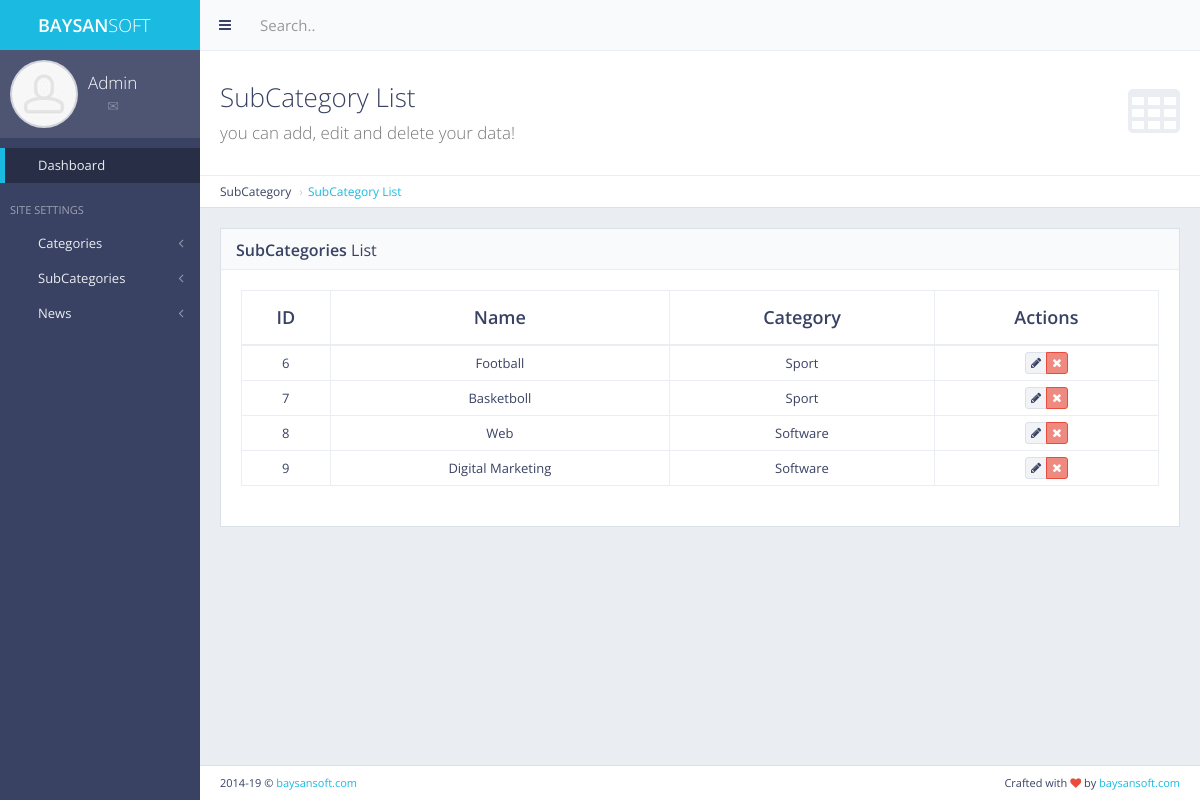
/panel/subcategory/list/, run on the app's committed database.
### subcategory/models.py (models this page shows, shortened)
class SubCategory(models.Model):
    name = models.CharField(max_length=255)
    category_name = models.CharField(max_length=255)
    category_id = models.IntegerField()
    class Meta:
        verbose_name = "SubCategory"
        verbose_name_plural = "SubCategories"

### panel/views.py (the view)
# urls.py: path('subcategory/list/', views.subcategory_list, name='subcategory_list'),
def subcategory_list(request):
    subcategories = SubCategory.objects.all()
    context = {
        'subcategories': subcategories
    }
    return render(request, 'back/subcategory_list.html', context=context)

### category/context_processor.py (called while the page is built)
def footer_categories(request):  # template'a direkt veri yolluyor
    footer_categories = Category.objects.all()
    return dict(
        footer_categories=footer_categories)  # footer_categories diyerek direkt template'den çağırabiliriz. Sözlük olarak döndürür.

### main/templates/back/subcategory_list.html (shortened to what this page needs)
{% extends 'back/layout.html' %}
{% load static %}
{% block body %}
    <div class="content-header">
        <div class="header-section">
            <h1>
                <i class="fa fa-table"></i>SubCategory List<br><small>you can add, edit and delete your data!</small>
            </h1>
        </div>
    </div>
    <ul class="breadcrumb breadcrumb-top">
        <li>SubCategory</li>
        <li><a href="{% url 'panel:subcategory_list' %}">SubCategory List</a></li>
    </ul>
    <div class="block full">
        <div class="block-title">
            <h2><strong>SubCategories</strong> List</h2>
        </div>
        <div class="table-responsive">
            <table id="example-datatable" class="table table-vcenter table-condensed table-bordered">
                <thead>
                <tr>
                    <th class="text-center">ID</th>
                    <th class="text-center">Name</th>
                    <th class="text-center">Category</th>
                    <th class="text-center">Actions</th>
                </tr>
                </thead>
                <tbody>
                {% for cat in subcategories %}
                    <tr>
                        <td class="text-center">{{ cat.pk }}</td>
                        <td class="text-center">{{ cat.name }}</td>
                        <td class="text-center">{{ cat.category_name }}</td>
                        <td class="text-center">
                            <div class="btn-group">
                                <a href="" data-toggle="tooltip" title="Edit"
                                   class="btn btn-xs btn-default"><i class="fa fa-pencil"></i></a>
                                <a href="{% url 'panel:subcategory_delete' pk=cat.pk %}" data-toggle="tooltip"
                                   title="Delete"
                                   class="btn btn-xs btn-danger"><i class="fa fa-times"></i></a>
                            </div>
                        </td>
                    </tr>
                {% endfor %}
                </tbody>
            </table>
        </div>
    </div>
{% endblock body %}

### main/static/back/css/main.css (style rules this page uses)
body { font-family: "Open Sans", "Helvetica Neue", Helvetica, Arial, sans-serif; color: #394263; font-size: 13px; background-color: #222222; }
.content-header { background-color: #ffffff; border-top: 1px solid #eaedf1; border-bottom: 1px solid #dbe1e8; }
.content-header h1, .content-header h2 { margin: 0; font-size: 26px; line-height: 32px; }
.header-section h1 i { font-size: 56px; float: right; margin: 2px 0 0 10px; color: #eaedf1; margin: 0 0 0 10px; line-height: 64px; }
.header-section { padding: 30px 10px; }
.content-header, .content-top { margin: -10px -5px 10px; }
.block { margin: 0 0 10px; padding: 20px 15px 1px; background-color: #ffffff; border: 1px solid #dbe1e8; }
.block.full { padding: 20px 15px; }
.block-title { margin: -20px -15px 20px; background-color: #f9fafc; border-bottom: 1px solid #eaedf1; }
.block-title h1, .block-title h2, .block-title h3, .block-title h4, .block-title h5, .block-title h6 { display: inline-block; font-size: 16px; line-height: 1.4; margin: 0; padding: 10px 16px 7px; font-weight: normal; }
.block-title h1, .block-title h2, .block-title h3 { padding-left: 15px; padding-right: 15px; }
h1, h2, h3, h4, h5, h6, .h1, .h2, .h3, .h4, .h5, .h6 { font-family: "Open Sans", "Helvetica Neue", Helvetica, Arial, sans-serif; font-weight: 300; }
h1 small, h2 small, h3 small, h4 small, h5 small, h6 small, .h1 small, .h2 small, .h3 small, .h4 small, .h5 small, .h6 small, h1 .small, h2 .small, h3 .small, h4 .small, h5 .small, h6 .small, .h1 .small, .h2 .small, .h3 .small, .h4 .small, .h5 .small, .h6 .small { font-weight: 300; color: #777777; }
h1, h2, h3 { margin-bottom: 15px; }
.text-primary, .text-primary:hover, a, a:hover, a:focus, a.text-primary, a.text-primary:hover, a.text-primary:focus { color: #1bbae1; }
b, strong { font-weight: 600; }
ul, ol { padding-left: 30px; }
.table.table-vcenter th, .table.table-vcenter td { vertical-align: middle; }
.table thead > tr > th { font-size: 18px; font-weight: 600; }
.table thead > tr > th, .table thead > tr > td, .table tfoot > tr > th, .table tfoot > tr > td { padding-top: 14px; padding-bottom: 14px; }
.table thead > tr > th, .table tbody > tr > th, .table tfoot > tr > th, .table thead > tr > td, .table tbody > tr > td, .table tfoot > tr > td, .table tbody + tbody, .table-bordered, .table-bordered > thead > tr > th, .table-bordered > tbody > tr > th, .table-bordered > tfoot > tr > th, .table-bordered > thead > tr > td, .table-bordered > tbody > tr > td, .table-bordered > tfoot > tr > td { border-color: #eaedf1; }
.breadcrumb { background-color: #ffffff; }
.breadcrumb-top { margin: -10px -5px 10px; padding: 7px 10px; border-top: 1px solid #eaedf1; border-bottom: 1px solid #dbe1e8; font-size: 12px; }
.content-header + .breadcrumb-top, .breadcrumb-top + .content-header { margin-top: -11px; }
.breadcrumb > li + li:before { content: "\203a"; }
.btn { margin: 1px 0; background-color: #ffffff; }
.btn-default { background-color: #f1f3f6; border-color: #dbe1e8; color: #394263; }
.btn-danger { background-color: #ef8a80; border-color: #e74c3c; color: #ffffff; }
p, .table, .alert, .carousel { margin-bottom: 20px; }
.navbar-form-custom .form-control, .navbar, .dropdown-menu, .tooltip-inner, .breadcrumb, .alert.alert-alt { border-radius: 0; }
@media screen and (min-width: 768px) { .header-section, .breadcrumb-top, .block, .block.full, .modal-body, #page-content + footer { padding-left: 20px; padding-right: 20px; } }
@media screen and (min-width: 768px) { .content-header, .content-top, .breadcrumb-top { margin: -20px -20px 20px; } }
@media screen and (min-width: 768px) { .content-header + .breadcrumb-top, .breadcrumb-top + .content-header { margin-top: -21px; } }
@media screen and (min-width: 768px) { .block, .widget { margin-bottom: 20px; } }
@media screen and (min-width: 768px) { .block-title, .block-top { margin-left: -20px; margin-right: -20px; } }

### data on the page
SubCategory: pk "6", name "Football", category_name "Sport"
SubCategory: pk "7", name "Basketboll", category_name "Sport"
SubCategory: pk "8", name "Web", category_name "Software"
SubCategory: pk "9", name "Digital Marketing", category_name "Software"
